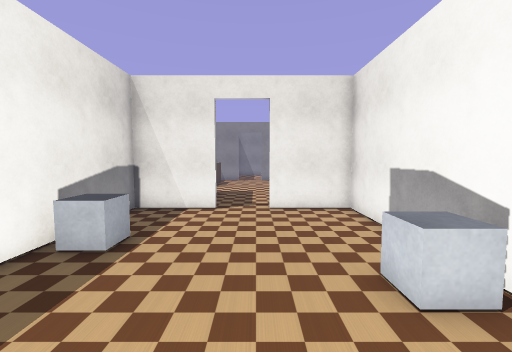
[1] (above)

16 first-person views from a walk through a robot-simulator world made for Webots. The camera is 0.94 m above the floor, tilts 4° down and sees 90° across. The floor is counted in squares, 0.5 m on a side. Each view is taken from the middle of a square. On the plan, view 1 faces up. The plan holds only what a view shows up to about 15 squares ahead; the rest is blank. The robots in the file are not drawn.

[2]
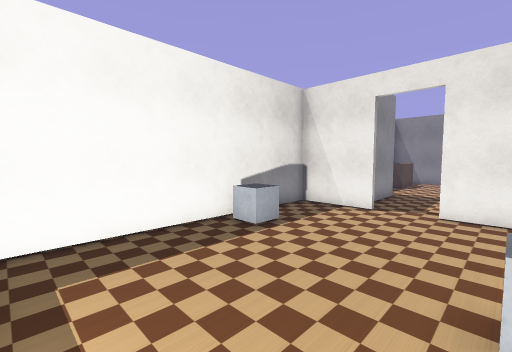

[3]
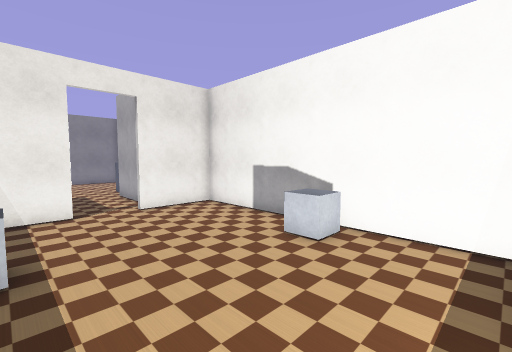

[4]
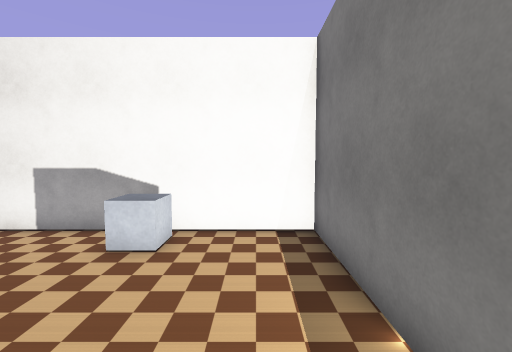

[5]
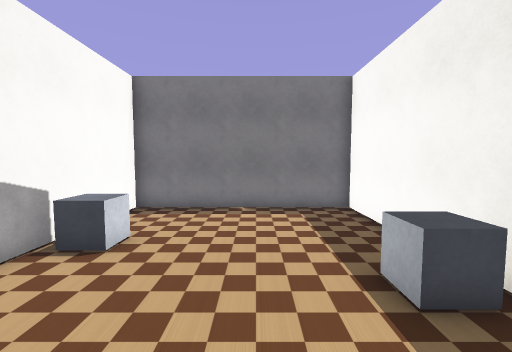

[6]
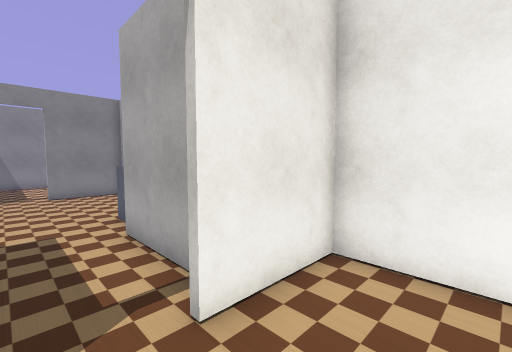

[7]
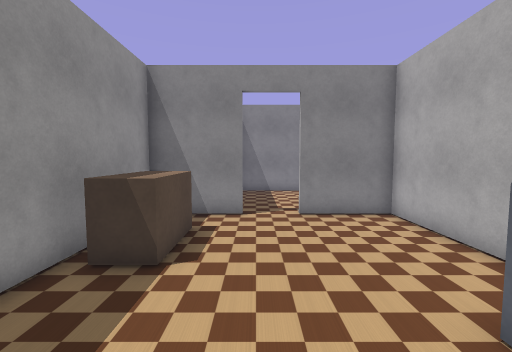

[8]
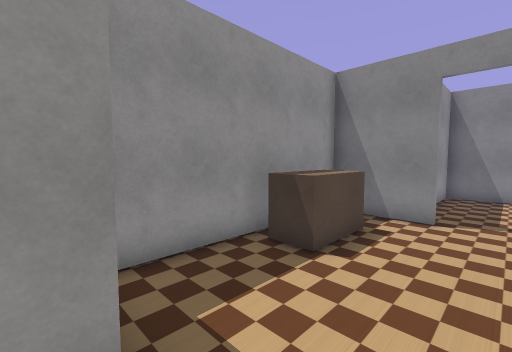

[9]
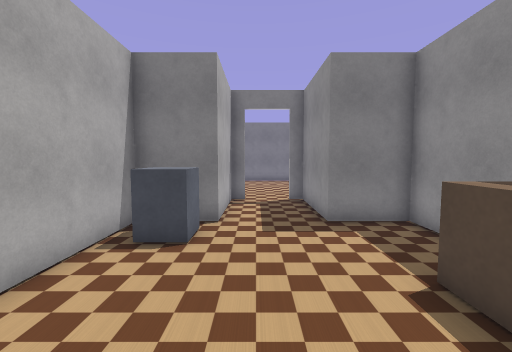

[10]
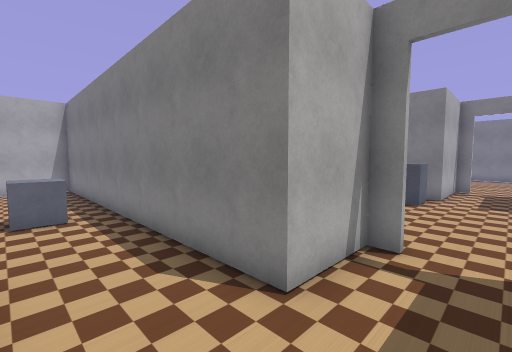

[11]
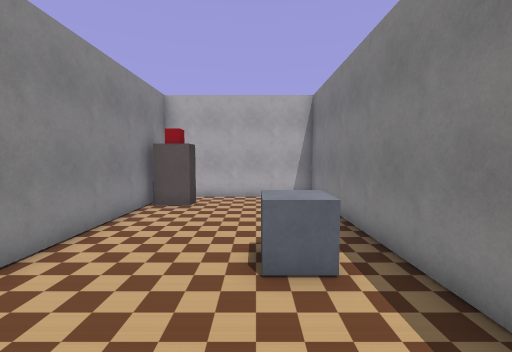

[12]
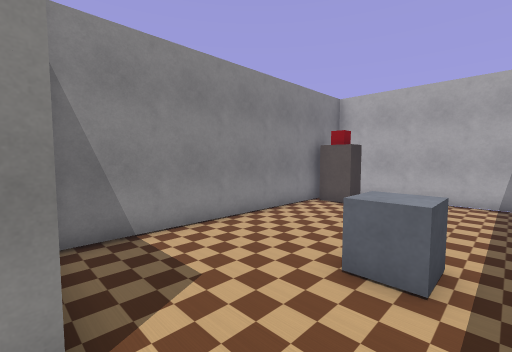

[13]
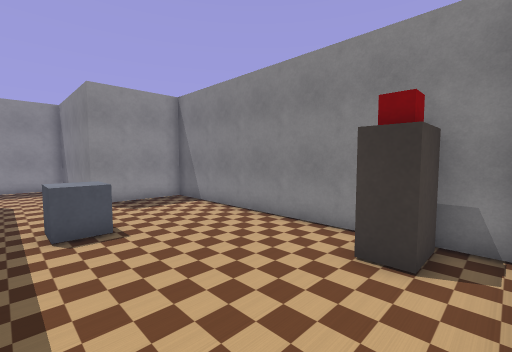

[14]
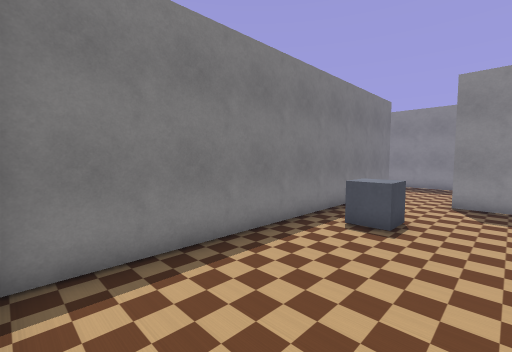

[15]
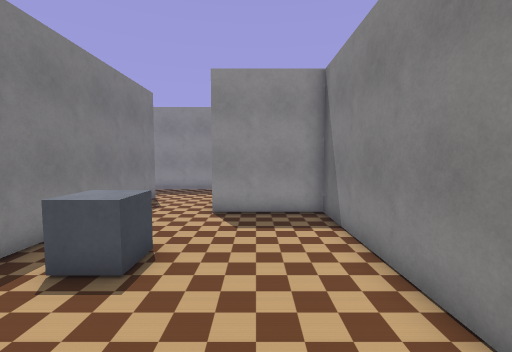

[16]
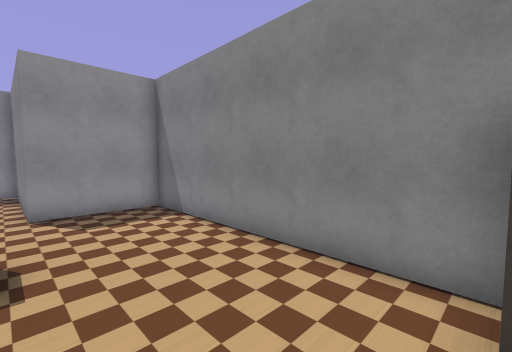

### Floor plan
Ten units are one square. View 1 is at (0, 0); x grows to the right and y downward. Boxes are objects, and circles mark ways between rooms. Rooms are numbered by the first view taken in them; rooms with no view inside come last. Other rooms are left out.
<svg viewBox="-50 -320 218 330">
<path fill="none" stroke="#000" d="M-14 -94 -45 -94 -45 5 35 5 35 -94 5 -94M11 -96 11 -136M-21 -136 -21 -96M-14 -214 -45 -214 -45 -136 -21 -136M11 -216 11 -243M11 -136 35 -136 35 -214 4 -214M-21 -255 -21 -230M136 -313 43 -313 43 -275 -21 -275 -21 -255M11 -243 163 -243 163 -313 154 -313"/>
<rect x="-45" y="-65" width="20" height="20" fill="#bbb"><title>grey box</title></rect>
<rect x="15" y="-45" width="20" height="20" fill="#bbb"><title>grey box</title></rect>
<rect x="-45" y="-195" width="20" height="20" fill="#bbb"><title>brown box</title></rect>
<rect x="15" y="-155" width="10" height="10" fill="#bbb"><title>grey box</title></rect>
<rect x="75" y="-275" width="20" height="20" fill="#bbb"><title>grey box</title></rect>
<rect x="135" y="-305" width="20" height="10" fill="#bbb"><title>red box</title></rect>
<rect x="135" y="-315" width="20" height="10" fill="#bbb"><title>brown box</title></rect>
<circle cx="-5" cy="-130" r="3" fill="#2a7"/>
<circle cx="-5" cy="-245" r="3" fill="#2a7"/>
<text x="-10" y="-50">1</text>
<text x="-10" y="-180">2</text>
<text x="90" y="-280">3</text>
</svg>
Room 1 opens to room 2. Room 2 opens to room 3.

Where each view was taken, in squares from view 1:
view 1: 0 up, 0 right, facing up
view 2: 0 up, 2 right, facing up-left
view 3: 0 up, 3 left, facing up-right
view 4: 1 up, 3 left, facing right
view 5: 9 up, 1 left, facing down
view 6: 7 up, 1 left, facing up-right
view 7: 13 up, 1 left, facing up
view 8: 13 up, 0 right, facing up-left
view 9: 21 up, 0 right, facing down
view 10: 27 up, 1 left, facing down-right
view 11: 27 up, 4 right, facing right
view 12: 25 up, 4 right, facing up-right
view 13: 25 up, 16 right, facing up-left
view 14: 29 up, 16 right, facing down-left
view 15: 29 up, 13 right, facing left
view 16: 27 up, 14 right, facing up-left
